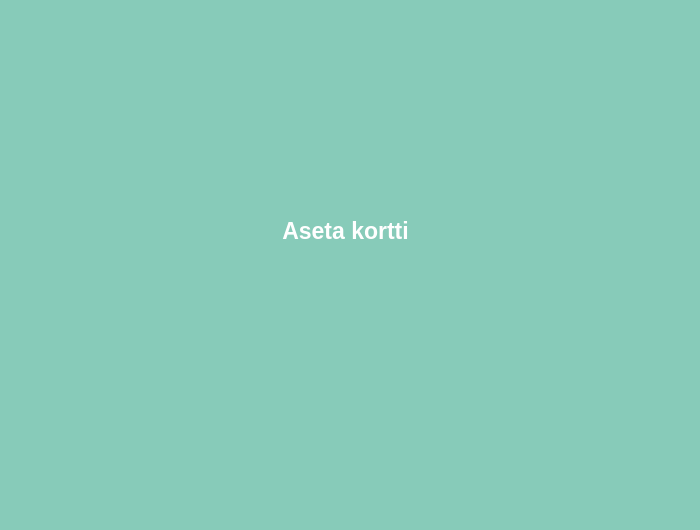
<?xml version="1.0" encoding="UTF-8"?>
<ui version="4.0">
 <class>MainWindow</class>
 <widget class="QMainWindow" name="MainWindow">
  <property name="geometry">
   <rect>
    <x>0</x>
    <y>0</y>
    <width>700</width>
    <height>530</height>
   </rect>
  </property>
  <property name="palette">
   <palette>
    <active>
     <colorrole role="WindowText">
      <brush brushstyle="SolidPattern">
       <color alpha="255">
        <red>255</red>
        <green>255</green>
        <blue>255</blue>
       </color>
      </brush>
     </colorrole>
     <colorrole role="Button">
      <brush brushstyle="SolidPattern">
       <color alpha="255">
        <red>135</red>
        <green>203</green>
        <blue>185</blue>
       </color>
      </brush>
     </colorrole>
     <colorrole role="Text">
      <brush brushstyle="SolidPattern">
       <color alpha="255">
        <red>255</red>
        <green>255</green>
        <blue>255</blue>
       </color>
      </brush>
     </colorrole>
     <colorrole role="ButtonText">
      <brush brushstyle="SolidPattern">
       <color alpha="255">
        <red>255</red>
        <green>255</green>
        <blue>255</blue>
       </color>
      </brush>
     </colorrole>
     <colorrole role="Base">
      <brush brushstyle="SolidPattern">
       <color alpha="255">
        <red>135</red>
        <green>203</green>
        <blue>185</blue>
       </color>
      </brush>
     </colorrole>
     <colorrole role="Window">
      <brush brushstyle="SolidPattern">
       <color alpha="255">
        <red>135</red>
        <green>203</green>
        <blue>185</blue>
       </color>
      </brush>
     </colorrole>
     <colorrole role="PlaceholderText">
      <brush brushstyle="SolidPattern">
       <color alpha="128">
        <red>255</red>
        <green>255</green>
        <blue>255</blue>
       </color>
      </brush>
     </colorrole>
    </active>
    <inactive>
     <colorrole role="WindowText">
      <brush brushstyle="SolidPattern">
       <color alpha="255">
        <red>255</red>
        <green>255</green>
        <blue>255</blue>
       </color>
      </brush>
     </colorrole>
     <colorrole role="Button">
      <brush brushstyle="SolidPattern">
       <color alpha="255">
        <red>135</red>
        <green>203</green>
        <blue>185</blue>
       </color>
      </brush>
     </colorrole>
     <colorrole role="Text">
      <brush brushstyle="SolidPattern">
       <color alpha="255">
        <red>255</red>
        <green>255</green>
        <blue>255</blue>
       </color>
      </brush>
     </colorrole>
     <colorrole role="ButtonText">
      <brush brushstyle="SolidPattern">
       <color alpha="255">
        <red>255</red>
        <green>255</green>
        <blue>255</blue>
       </color>
      </brush>
     </colorrole>
     <colorrole role="Base">
      <brush brushstyle="SolidPattern">
       <color alpha="255">
        <red>135</red>
        <green>203</green>
        <blue>185</blue>
       </color>
      </brush>
     </colorrole>
     <colorrole role="Window">
      <brush brushstyle="SolidPattern">
       <color alpha="255">
        <red>135</red>
        <green>203</green>
        <blue>185</blue>
       </color>
      </brush>
     </colorrole>
     <colorrole role="PlaceholderText">
      <brush brushstyle="SolidPattern">
       <color alpha="128">
        <red>255</red>
        <green>255</green>
        <blue>255</blue>
       </color>
      </brush>
     </colorrole>
    </inactive>
    <disabled>
     <colorrole role="WindowText">
      <brush brushstyle="SolidPattern">
       <color alpha="255">
        <red>255</red>
        <green>255</green>
        <blue>255</blue>
       </color>
      </brush>
     </colorrole>
     <colorrole role="Button">
      <brush brushstyle="SolidPattern">
       <color alpha="255">
        <red>135</red>
        <green>203</green>
        <blue>185</blue>
       </color>
      </brush>
     </colorrole>
     <colorrole role="Text">
      <brush brushstyle="SolidPattern">
       <color alpha="255">
        <red>255</red>
        <green>255</green>
        <blue>255</blue>
       </color>
      </brush>
     </colorrole>
     <colorrole role="ButtonText">
      <brush brushstyle="SolidPattern">
       <color alpha="255">
        <red>255</red>
        <green>255</green>
        <blue>255</blue>
       </color>
      </brush>
     </colorrole>
     <colorrole role="Base">
      <brush brushstyle="SolidPattern">
       <color alpha="255">
        <red>135</red>
        <green>203</green>
        <blue>185</blue>
       </color>
      </brush>
     </colorrole>
     <colorrole role="Window">
      <brush brushstyle="SolidPattern">
       <color alpha="255">
        <red>135</red>
        <green>203</green>
        <blue>185</blue>
       </color>
      </brush>
     </colorrole>
     <colorrole role="PlaceholderText">
      <brush brushstyle="SolidPattern">
       <color alpha="128">
        <red>255</red>
        <green>255</green>
        <blue>255</blue>
       </color>
      </brush>
     </colorrole>
    </disabled>
   </palette>
  </property>
  <property name="windowTitle">
   <string>MainWindow</string>
  </property>
  <property name="styleSheet">
   <string notr="true">color: rgb(255,255,255);
text-transform: uppercase;
background-color: rgb(135, 203, 185);
</string>
  </property>
  <widget class="QWidget" name="centralwidget">
   <widget class="QLabel" name="label">
    <property name="geometry">
     <rect>
      <x>40</x>
      <y>170</y>
      <width>611</width>
      <height>121</height>
     </rect>
    </property>
    <property name="font">
     <font>
      <pointsize>17</pointsize>
      <bold>true</bold>
     </font>
    </property>
    <property name="text">
     <string>Aseta kortti</string>
    </property>
    <property name="alignment">
     <set>Qt::AlignCenter</set>
    </property>
   </widget>
  </widget>
  <widget class="QMenuBar" name="menubar">
   <property name="geometry">
    <rect>
     <x>0</x>
     <y>0</y>
     <width>700</width>
     <height>22</height>
    </rect>
   </property>
  </widget>
  <widget class="QStatusBar" name="statusbar"/>
 </widget>
 <resources/>
 <connections/>
</ui>
